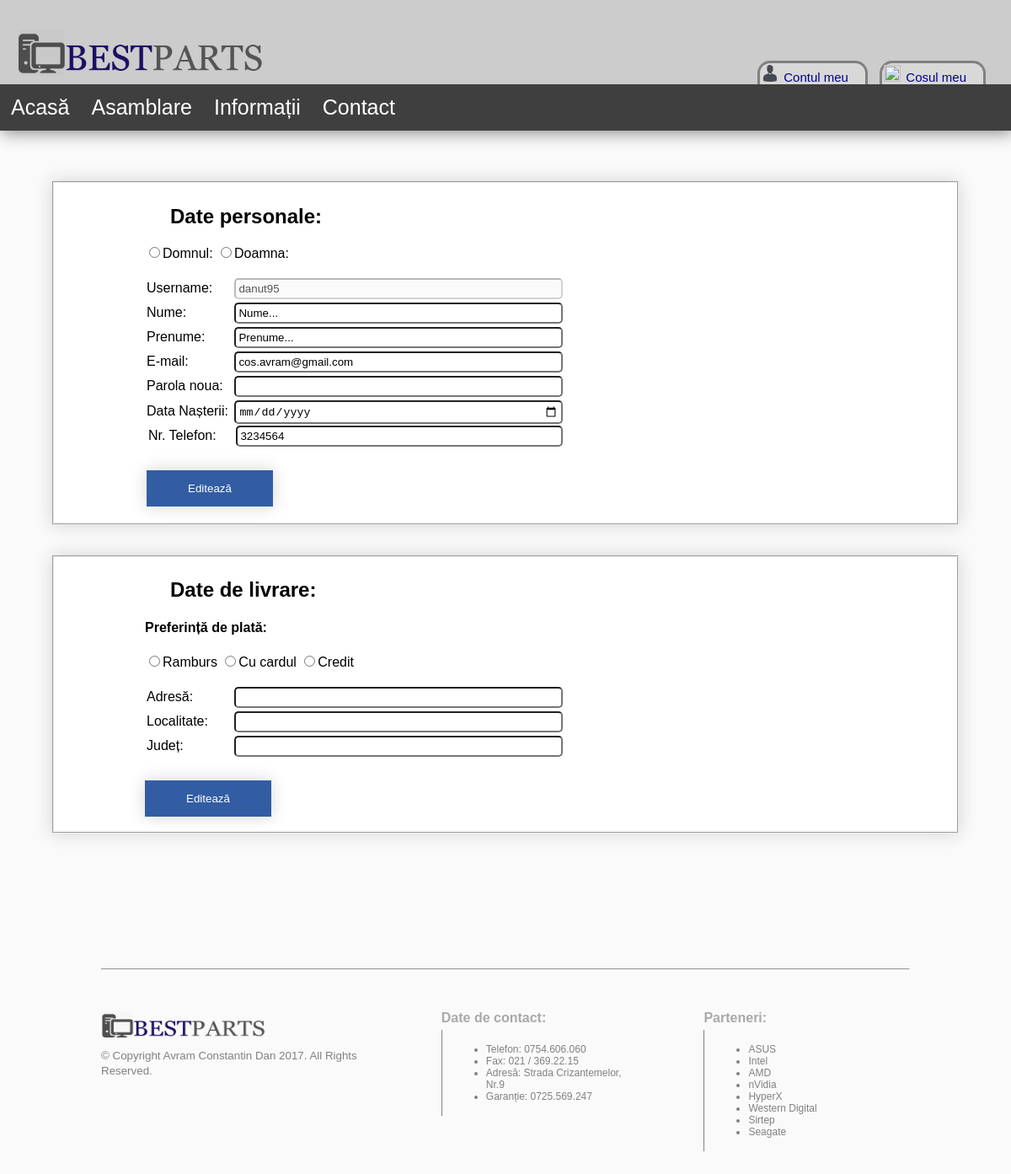
Screenshot of /editProfile.php (signed in) with the database file from the repository.
### tables this page shows
CREATE TABLE `users` (
  `ID_Utilizator` int(11) NOT NULL,
  `Nume_Utilizator` varchar(45) NOT NULL,
  `Credit` int(11) DEFAULT '10000',
  `Parola` binary(64) DEFAULT NULL,
  `Nume` varchar(45) DEFAULT NULL,
  `Adresa_Email` varchar(45) NOT NULL,
  `Indiciu_parola` varchar(45) DEFAULT NULL,
  `Prenume` varchar(45) DEFAULT NULL,
  `Data_Nasterii` date DEFAULT NULL,
  `Sex` char(1) DEFAULT NULL,
  `Adresa` varchar(45) DEFAULT NULL,
  `Localitate` varchar(45) DEFAULT NULL,
  `Judet` varchar(45) DEFAULT NULL,
  `Numar_Telefon` varchar(10) DEFAULT NULL,
  `Tip_Plata` varchar(2) DEFAULT NULL,
  `Tip_Utilizator` varchar(45) NOT NULL DEFAULT 'basic'
);

### editProfile.php (the view, shortened to what this page needs)
<?php
    $servername = "localhost";
    $username = "root";
    $password = "";
    $dbname="bestparts";
    if(isset($_SESSION['uname']) ) {
        if(isset($_POST["alt_user"]))
        {
            $uname = $_POST["alt_user"];
        }
        else
        {
            $uname = $_SESSION['uname'];
        }
        $con=mysqli_connect("$servername","$username","$password","$dbname");
        $query="SELECT ID_Utilizator, Nume_Utilizator, Nume, Adresa_Email, Prenume, Data_Nasterii, Sex, Adresa, Localitate, Judet, Numar_Telefon, Tip_Plata FROM users WHERE Nume_Utilizator='$uname'";
        $result=mysqli_query($con,$query);
        $row=mysqli_fetch_array($result, MYSQLI_ASSOC);
        $Nume_Utilizator=$row["Nume_Utilizator"];
        $Nume = $row["Nume"];
        $Adresa_Email = $row["Adresa_Email"];
        $Prenume = $row["Prenume"];
        $Data_Nasterii =$row["Data_Nasterii"];
        $Adresa = $row["Adresa"];
        $Localitate = $row["Localitate"];
        $Judet = $row["Judet"];
        $Numar_Telefon=$row["Numar_Telefon"];
        $Tip_Plata=$row["Tip_Plata"];
    }
    else
        die("Not Logged in!");
?>
<!DOCTYPE html>
<html lang="en">
<head>
    <link rel="stylesheet" href="css/indexStyle.css">
    <link rel="stylesheet" href="css/editProfileStyle.css">
</head>
<body>
    <?php include 'header.php'; ?>
    <div class="profileContent">
        <form action="editDatePersonale.php" method="post">
            <fieldset class="infoBlock">
                <h2>Date personale:</h2>
                <div id="gender">
                    <input type="radio" name="gender" <?php if (isset($row)) if( $row['Sex'] == 'b') { echo 'checked';}?>>Domnul:
                    <input type="radio" name="gender"<?php if (isset($row)){ if($row['Sex'] == 'f') { echo 'checked';}}?>>Doamna:
                </div>
                <br>
                <div class="inputElement">
                    <div class="textElement"> Username:</div>
                    <div class="userType"><input type="text" name="username" disabled value=<?php echo "$Nume_Utilizator";?>></div>
                </div>
                <div class="inputElement">
                    <div class="textElement"> Nume:</div>
                    <div class="userType"><input type="text" name="lastname" value=<?php if(isset($Nume)) echo "$Nume"; else echo "Nume..."?> ></div>
                </div>
                <div class="inputElement">
                    <div class="textElement"> Prenume:</div>
                    <div class="userType"><input type="text" name="firstname" value=<?php if(isset($Prenume)) echo "$Prenume"; else echo "Prenume..."?>></div>
                </div>
                <div class="inputElement">
                    <div class="textElement"> E-mail:</div>
                    <div class="userType"><input type="email" name="email" value=<?php echo "$Adresa_Email";?>></div>
                </div>
                <div class="inputElement">
                    <div class="textElement"> Parola noua:</div>
                    <div class="userType"><input type="password" name="pass"></div>
                </div>
                <div class="inputElement">
                    <div class="textElement"> Data Nașterii:</div>
                    <div class="userType"><input type="date" name="birth" <?php if(isset($Data_Nasterii)) echo "value='$Data_Nasterii'";?></div>
                </div>
                <div class="inputElement">
                    <div class="textElement"> Nr. Telefon:</div>
                    <div class="userType"><input type="text" name="phone" <?php if(isset($Numar_Telefon)) echo "value=$Numar_Telefon";?>></div>
                </div>
                <br>
                <input type="submit" name="ok_date_pers" value="Editează" class="editButton">
            </fieldset>
            <br>
            <br>
            <fieldset class="infoBlock">
                <h2>Date de livrare:</h2>
                <h4> Preferință de plată:</h4>
                <div id="plata">
                    <input type="radio" name="plata" value="ra"<?php if(isset($Tip_Plata) && $Tip_Plata == "ra") echo "checked";  ?>>Ramburs
                    <input type="radio" name="plata" value="cu"<?php if(isset($Tip_Plata) && $Tip_Plata == "cu") echo "checked";  ?>>Cu cardul
                    <input type="radio" name="plata" value="cr"<?php if(isset($Tip_Plata) && $Tip_Plata == "cr") echo "checked";  ?>>Credit
                </div>
                <br>
                <div class="inputElement">
                    <div class="textElement">Adresă:</div>
                    <div class="userType"><input type="text" name="adress" <?php if(isset($Adresa)) echo "value='$Adresa'";?>></div>
                </div>
                <div class="inputElement">
                    <div class="textElement"> Localitate:</div>
                    <div class="userType"><input type="text" name="city" <?php if(isset($Localitate)) echo "value='$Localitate'";?>></div>
                </div>
                <div class="inputElement">
                    <div class="textElement"> Județ:</div>
                    <div class="userType"><input type="text" name="county" <?php if(isset($Judet)) echo "value='$Judet'";?>></div>
                </div>
                <br>
                <input type="submit" name="ok_date_livrare" value="Editează" class="editButton">
            </fieldset>
        </form>
    </div>
    <?php include('footer.php') ?>
</body>
</html>

### css/indexStyle.css (style rules this page uses)
body { background-color: #FAFAFA; margin: 0; padding: 0; font-family: Verdana, sans-serif; }

### css/editProfileStyle.css (style rules this page uses)
.profileContent { padding: 5%; }
.inputElement { display: block; padding: 2px; min-width: 200px; }
.infoBlock { padding-left: 10%; }
.textElement { display: inline-block; width: 100px; }
.userType { display: inline-block; width: 40%; }
fieldset { box-shadow: 0px 0px 20px lightgray; background-color: white; }
.userType input { width: 100%; min-width: 100px; border-radius: 5px; padding: 3px; }
.editButton { width: 150px; background-color: #325da3; color: white; padding: 14px 20px; margin: 8px 0; border: none; cursor: pointer; box-shadow: 0px 0px 20px lightgray; }
fieldset h2 { padding-left: 30px; }

### rows the page displays
users: username "danut95", lastname "Nume...", firstname "Prenume...", email "cos.avram@gmail.com", phone "3234564"
